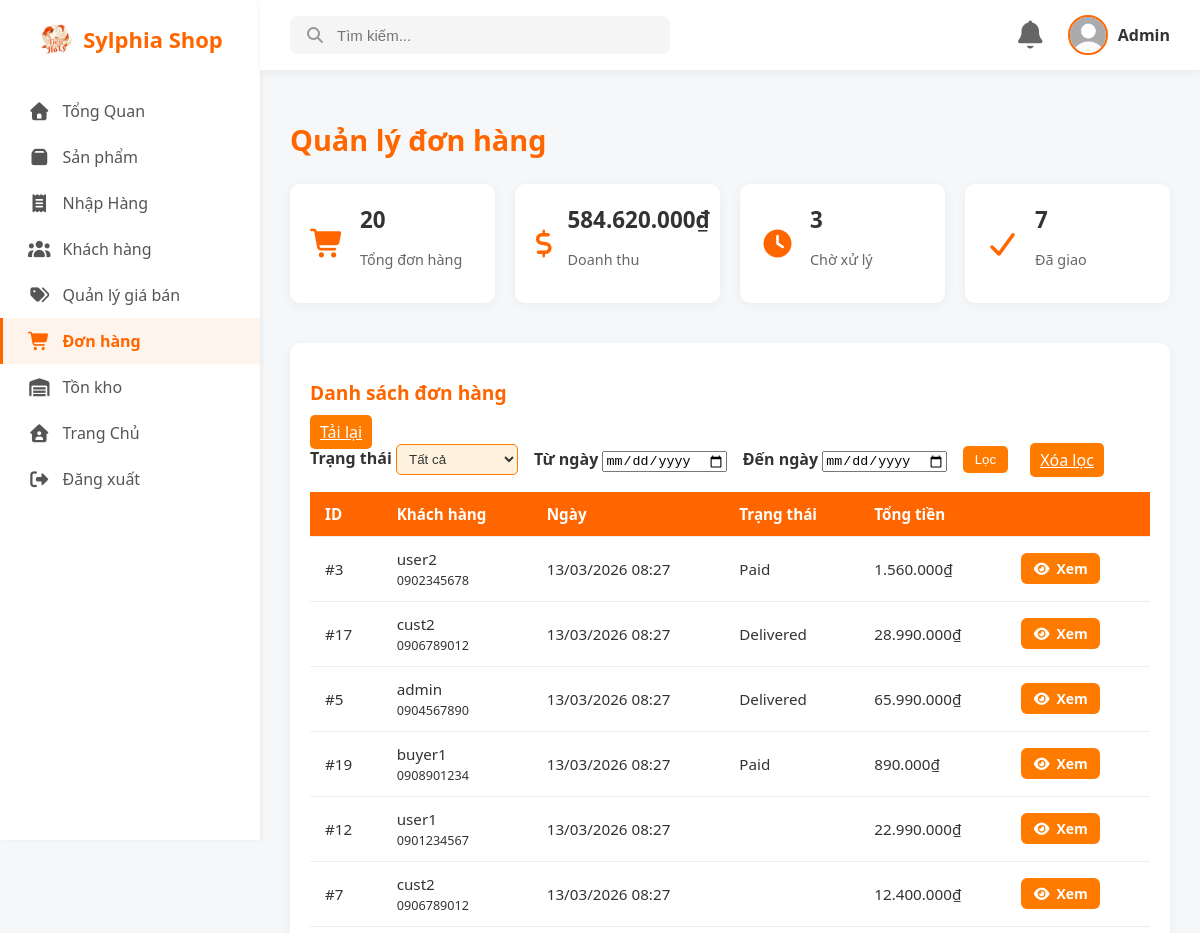
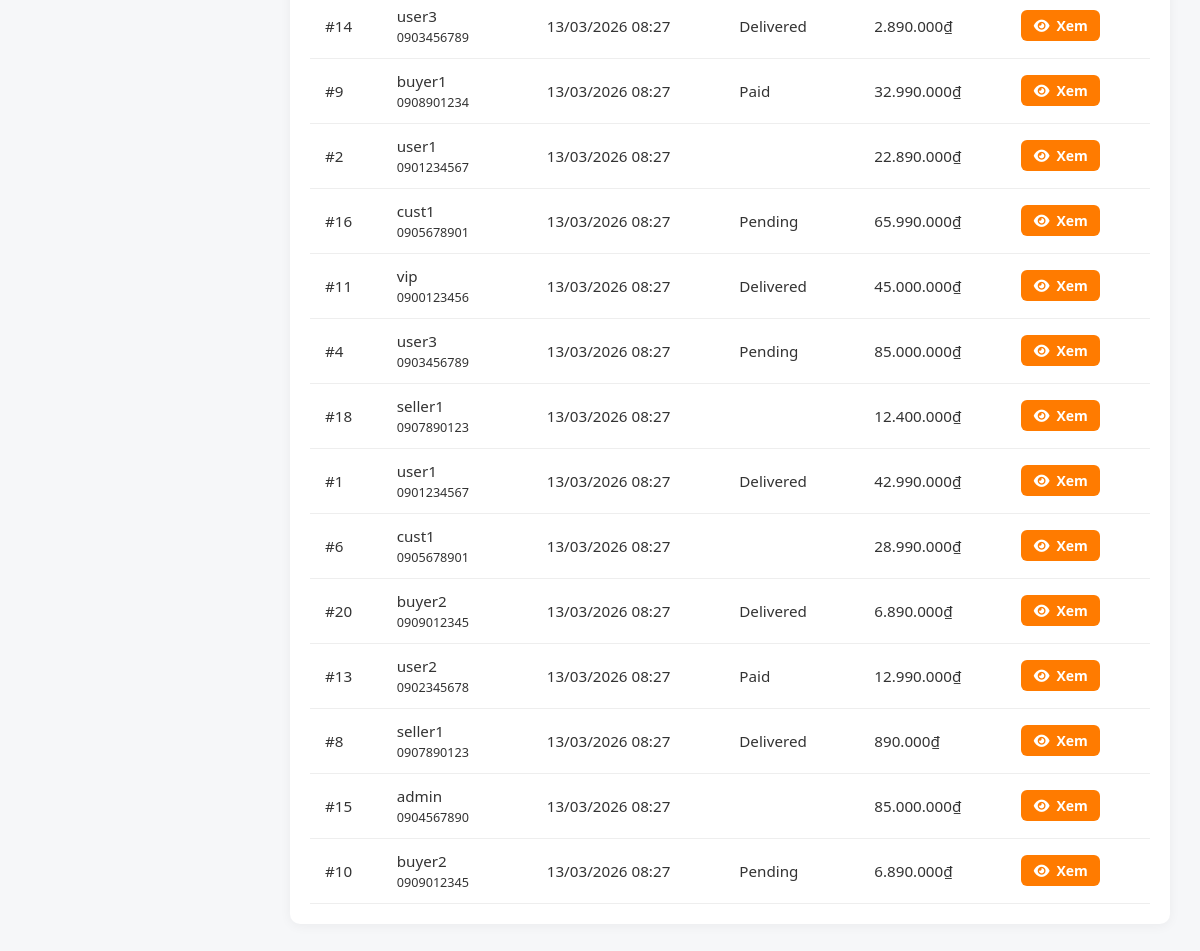
The page /admin/admin-QLDonHang.php (signed in) on the database its author committed (2 pictures, top to bottom).
### tables this page shows
CREATE TABLE IF NOT EXISTS `donhang` (
  `id` int(11) NOT NULL AUTO_INCREMENT,
  `user_id` int(11) NOT NULL,
  `tongtien` decimal(12,2) NOT NULL,
  `trangthai` enum('pending','paid','shipped','delivered') DEFAULT 'pending',
  `created_at` timestamp DEFAULT CURRENT_TIMESTAMP,
  PRIMARY KEY (`id`),
  FOREIGN KEY (`user_id`) REFERENCES `danh_sach_nguoi_dung`(`id`)
);

CREATE TABLE IF NOT EXISTS `danh_sach_nguoi_dung` (
  `id` int(11) NOT NULL AUTO_INCREMENT,
  `username` varchar(50) NOT NULL UNIQUE,
  `password` varchar(255) NOT NULL,
  `email` varchar(100) NOT NULL UNIQUE,
  `phonenumber` varchar(20) NOT NULL,
  `created_at` timestamp DEFAULT CURRENT_TIMESTAMP,
  PRIMARY KEY (`id`)
);

### includes/functions.php (called while the page is built, shortened)
<?php
function formatPrice($price) {
    return number_format($price, 0, ',', '.') . '₫';
}
?>

### admin/admin-QLDonHang.php (the view, shortened to what this page needs)
<?php
require_once __DIR__ . '/../api/auth.php';
$fromDate = $_GET['from'] ?? '';
$toDate = $_GET['to'] ?? '';
$search = $_GET['q'] ?? '';
$whereSql = '';
$sql = "SELECT d.*, u.username, u.email, u.phonenumber FROM donhang d JOIN danh_sach_nguoi_dung u ON d.user_id = u.id $whereSql ORDER BY d.created_at DESC LIMIT 200";
$stmt = $conn->prepare($sql);
$stmt->execute();
$orders = $stmt->get_result()->fetch_all(MYSQLI_ASSOC);
$stats = $conn->query("SELECT COUNT(*) as total, SUM(tongtien) as revenue FROM donhang")->fetch_assoc();
$statusCountsRes = $conn->query("SELECT trangthai, COUNT(*) as cnt FROM donhang GROUP BY trangthai");
$statusCounts = [];
while ($row = $statusCountsRes->fetch_assoc()) {
    $statusCounts[$row['trangthai']] = $row['cnt'];
}
function statusBadge($status) {
    $map = [
        'pending' => 'warning',
        'paid' => 'info',
        'shipping' => 'primary',
        'delivered' => 'success',
        'cancelled' => 'danger'
    ];
    $cls = $map[$status] ?? 'secondary';
    return "<span class=\"badge bg-$cls\">" . htmlspecialchars(ucfirst($status)) . "</span>";
}
?>
<!DOCTYPE html>
<html lang="vi">
<head>
  <link rel="stylesheet" href="../fontawesome-free-7.1.0-web/css/all.min.css" />
  <link rel="stylesheet" href="../css/admin.css" />
  <link rel="stylesheet" href="../css/admin-modal.css" />
</head>
<body>
  <div class="admin-layout">
    <aside class="sidebar">
      <div class="logo">
        <img src="../images/logo-web-removebg-preview.png" alt="Logo" />
        Sylphia Shop
      </div>
      <ul class="sidebar-menu">
        <li><a href="admin-TongQuan.php"><i class="fas fa-home"></i>Tổng Quan</a></li>
        <li><a href="admin-QLSP.php"><i class="fas fa-box"></i>Sản phẩm</a></li>
        <li><a href="admin-QLPhieuNH.php"><i class="fas fa-receipt"></i>Nhập Hàng</a></li>
        <li><a href="admin-QLKH.php"><i class="fas fa-users"></i>Khách hàng</a></li>
        <li><a href="admin-QLGia.php"><i class="fas fa-tags"></i>Quản lý giá bán</a></li>
        <li><a href="admin-QLDonHang.php" class="active"><i class="fas fa-shopping-cart"></i>Đơn hàng</a></li>
        <li><a href="admin-QLKho.php"><i class="fas fa-warehouse"></i>Tồn kho</a></li>
        <li><a href="../user/trangchu.php"><i class="fas fa-house-user"></i>Trang Chủ</a></li>
        <li><a href="admin-DangNhap.php"><i class="fas fa-sign-out-alt"></i>Đăng xuất</a></li>
      </ul>
    </aside>
    <div class="main-content">
      <div class="top-nav">
        <div class="search-bar">
          <i class="fas fa-search"></i>
          <form style="display:inline;" action="admin-QLDonHang.php" method="get">
            <input type="text" name="q" placeholder="Tìm kiếm..." value="<?php echo htmlspecialchars($search); ?>" />
          </form>
        </div>
        <div class="user-profile">
          <div class="notifications"><i class="fas fa-bell"></i></div>
          <img src="../images/avatar.jpg" alt="Admin" class="avatar" />
          <span class="admin-name">Admin</span>
        </div>
      </div>
      <div class="dashboard">
        <h1>Quản lý đơn hàng</h1>
        <div class="stats-grid">
          <div class="card">
            <i class="fas fa-shopping-cart"></i>
            <div>
              <h3><?php echo number_format($stats['total'] ?? 0); ?></h3>
              <p>Tổng đơn hàng</p>
            </div>
          </div>
          <div class="card">
            <i class="fas fa-dollar-sign"></i>
            <div>
              <h3><?php echo formatPrice($stats['revenue'] ?? 0); ?></h3>
              <p>Doanh thu</p>
            </div>
          </div>
          <div class="card">
            <i class="fas fa-clock"></i>
            <div>
              <h3><?php echo number_format($statusCounts['pending'] ?? 0); ?></h3>
              <p>Chờ xử lý</p>
            </div>
          </div>
          <div class="card">
            <i class="fas fa-check"></i>
            <div>
              <h3><?php echo number_format($statusCounts['delivered'] ?? 0); ?></h3>
              <p>Đã giao</p>
            </div>
          </div>
        </div>
        <div class="panel">
          <div class="panel-header d-flex justify-content-between align-items-center">
            <h2>Danh sách đơn hàng</h2>
            <a href="admin-QLDonHang.php" class="btn">Tải lại</a>
          </div>
          <div class="filter-box" style="display:flex; gap:1rem; flex-wrap:wrap; align-items:center;">
            <form method="get" style="display:flex; gap:1rem; flex-wrap:wrap; align-items:center;">
              <div>
                <label>Trạng thái</label>
                <select name="status">
                  <option value="">Tất cả</option>
                </select>
              </div>
              <div>
                <label>Từ ngày</label>
                <input type="date" name="from" value="<?php echo htmlspecialchars($fromDate); ?>" />
              </div>
              <div>
                <label>Đến ngày</label>
                <input type="date" name="to" value="<?php echo htmlspecialchars($toDate); ?>" />
              </div>
              <button class="btn" type="submit">Lọc</button>
              <a class="btn btn-secondary" href="admin-QLDonHang.php">Xóa lọc</a>
            </form>
          </div>
          <div class="table-responsive">
            <table class="manage-table">
              <thead>
                <tr>
                  <th>ID</th>
                  <th>Khách hàng</th>
                  <th>Ngày</th>
                  <th>Trạng thái</th>
                  <th>Tổng tiền</th>
                  <th></th>
                </tr>
              </thead>
              <tbody>
                <?php foreach ($orders as $order): ?>
                <tr>
                  <td>#<?php echo $order['id']; ?></td>
                  <td><?php echo htmlspecialchars($order['username']); ?> <br/><small><?php echo htmlspecialchars($order['phonenumber']); ?></small></td>
                  <td><?php echo date('d/m/Y H:i', strtotime($order['created_at'])); ?></td>
                  <td><?php echo statusBadge($order['trangthai']); ?></td>
                  <td><?php echo formatPrice($order['tongtien']); ?></td>
                  <td>
                    <a href="admin-QLDonHang.php?view=<?php echo $order['id']; ?>" class="btn"><i class="fas fa-eye"></i> Xem</a>
                  </td>
                </tr>
                <?php endforeach; ?>
              </tbody>
            </table>
          </div>
        </div>
      </div>
    </div>
  </div>
</body>
</html>

### css/admin.css (style rules this page uses)
body { font-family: "Segoe UI", Arial, sans-serif; margin: 0; background-color: #f6f7f9; color: #333; }
.admin-layout { display: flex; min-height: 100vh; }
.sidebar { width: 260px; background-color: #fff; box-shadow: 2px 0 6px rgba(0, 0, 0, 0.05); padding: 20px 0; display: flex; flex-direction: column; position: fixed; top: 0; left: 0; height: 100vh; z-index: 999; overflow-y: auto; }
.sidebar .logo { display: flex; align-items: center; justify-content: center; font-weight: 700; font-size: 22px; color: #ff6600; margin-bottom: 30px; }
.sidebar .logo img { width: 38px; height: 38px; margin-right: 8px; }
.sidebar-menu { list-style: none; padding: 0; margin: 0; }
.sidebar-menu a { display: flex; align-items: center; padding: 12px 25px; color: #555; text-decoration: none; border-left: 3px solid transparent; transition: 0.25s; }
.sidebar-menu a:hover, .sidebar-menu a.active { background-color: #fff4ec; color: #ff6600; border-left-color: #ff6600; font-weight: 600; }
.sidebar-menu a i { margin-right: 12px; font-size: 18px; }
.main-content { flex: 1; display: flex; flex-direction: column; margin-left: 260px; }
.top-nav { background: white; padding: 15px 30px; display: flex; justify-content: space-between; align-items: center; border-bottom: 1px solid #eee; box-shadow: 0 2px 8px rgba(0, 0, 0, 0.05); position: sticky; top: 0; z-index: 1000; }
.search-bar { display: flex; align-items: center; background: #f5f5f5; border-radius: 8px; padding: 8px 15px; width: 350px; }
.search-bar input { border: none; background: transparent; outline: none; flex: 1; font-size: 15px; }
.search-bar i { color: #999; margin-right: 10px; }
.user-profile { display: flex; align-items: center; }
.notifications { display: inline-block; cursor: pointer; }
.notifications i { font-size: 28px; color: #666; transition: color 0.3s, transform 0.2s; margin-right: 20px; }
.avatar { width: 36px; height: 36px; border-radius: 50%; margin-right: 10px; border: 2px solid #ff6600; }
.admin-name { font-weight: 600; }
.dashboard { padding: 30px; }
.dashboard h1 { font-size: 1.8rem; margin-bottom: 25px; color: #ff6600; }
.stats-grid { display: grid; grid-template-columns: repeat(auto-fit, minmax(200px, 1fr)); gap: 20px; margin-bottom: 40px; }
.card { background: white; padding: 20px; border-radius: 10px; box-shadow: 0 2px 12px rgba(0, 0, 0, 0.05); display: flex; align-items: center; gap: 15px; transition: transform 0.2s ease; }
.card i { font-size: 28px; color: #ff6600; }
.card h3 { margin: 0; font-size: 1.4rem; color: #333; }
.card p { color: #666; font-size: 0.9rem; }
.panel { background: white; border-radius: 10px; padding: 20px; box-shadow: 0 2px 12px rgba(0, 0, 0, 0.05); margin-bottom: 20px; }
.panel h2 { margin-bottom: 15px; color: #ff6600; font-size: 1.2rem; }
table { width: 100%; border-collapse: collapse; font-size: 0.95rem; margin-top: 20px; }
thead { background-color: #ff6600; color: white; }
th, td { padding: 12px 15px; border-bottom: 1px solid #eee; text-align: left; }
.btn { border: none; background: #f3f3f3; color: #555; padding: 6px 10px; border-radius: 6px; cursor: pointer; margin-right: 6px; transition: 0.25s; }
.manage-table { width: 100%; border-collapse: collapse; margin-top: 10px; }
.manage-table th, .manage-table td { padding: 12px 15px; text-align: left; border-bottom: 1px solid #eee; }
.manage-table thead { background-color: #ff6600; color: white; }
.manage-form a, .manage-table a { display: inline-flex; align-items: center; gap: 6px; padding: 6.5px 16px; font-weight: 600; border-radius: 6px; background-color: #ff6600; color: white; text-decoration: none; cursor: pointer; transition: 0.25s; }

### css/admin-modal.css (style rules this page uses)
.filter-box { display: flex; flex-wrap: wrap; gap: 10px; align-items: center; margin-bottom: 15px; }
.filter-box label { font-weight: bold; }
.filter-box select { padding: 6px 8px; border: 1px solid #ff7b00; border-radius: 5px; background-color: #fff3e0; color: #333; cursor: pointer; transition: all 0.2s; }
.filter-box button { background-color: #ff7b00; color: #fff; padding: 6px 12px; border: none; border-radius: 5px; cursor: pointer; transition: background-color 0.2s; }
.btn { background-color: #ff7b00; color: white; padding: 6px 10px; border: none; border-radius: 5px; cursor: pointer; transition: 0.2s; }
.manage-table .btn, .tables .btn { display: inline-flex; align-items: center; gap: 6px; padding: 6px 12px; font-weight: 600; border-radius: 6px; background-color: #ff7b00; color: #fff; cursor: pointer; text-decoration: none; border: none; font-size: 14px; }

### rows shown on the page
donhang: id "3", user.username "user2", user.phonenumber "0902345678", created_at "13/03/2026 08:27", trangthai "Paid", tongtien "1.560.000₫"
donhang: id "17", user.username "cust2", user.phonenumber "0906789012", created_at "13/03/2026 08:27", trangthai "Delivered", tongtien "28.990.000₫"
donhang: id "5", user.username "admin", user.phonenumber "0904567890", created_at "13/03/2026 08:27", trangthai "Delivered", tongtien "65.990.000₫"
donhang: id "19", user.username "buyer1", user.phonenumber "0908901234", created_at "13/03/2026 08:27", trangthai "Paid", tongtien "890.000₫"
donhang: id "12", user.username "user1", user.phonenumber "0901234567", created_at "13/03/2026 08:27", tongtien "22.990.000₫"
donhang: id "7", user.username "cust2", user.phonenumber "0906789012", created_at "13/03/2026 08:27", tongtien "12.400.000₫"
donhang: id "14", user.username "user3", user.phonenumber "0903456789", created_at "13/03/2026 08:27", trangthai "Delivered", tongtien "2.890.000₫"
donhang: id "9", user.username "buyer1", user.phonenumber "0908901234", created_at "13/03/2026 08:27", trangthai "Paid", tongtien "32.990.000₫"
donhang: id "2", user.username "user1", user.phonenumber "0901234567", created_at "13/03/2026 08:27", tongtien "22.890.000₫"
donhang: id "16", user.username "cust1", user.phonenumber "0905678901", created_at "13/03/2026 08:27", trangthai "Pending", tongtien "65.990.000₫"
donhang: id "11", user.username "vip", user.phonenumber "0900123456", created_at "13/03/2026 08:27", trangthai "Delivered", tongtien "45.000.000₫"
donhang: id "4", user.username "user3", user.phonenumber "0903456789", created_at "13/03/2026 08:27", trangthai "Pending", tongtien "85.000.000₫"
donhang: id "18", user.username "seller1", user.phonenumber "0907890123", created_at "13/03/2026 08:27", tongtien "12.400.000₫"
donhang: id "1", user.username "user1", user.phonenumber "0901234567", created_at "13/03/2026 08:27", trangthai "Delivered", tongtien "42.990.000₫"
donhang: id "6", user.username "cust1", user.phonenumber "0905678901", created_at "13/03/2026 08:27", tongtien "28.990.000₫"
donhang: id "20", user.username "buyer2", user.phonenumber "0909012345", created_at "13/03/2026 08:27", trangthai "Delivered", tongtien "6.890.000₫"
donhang: id "13", user.username "user2", user.phonenumber "0902345678", created_at "13/03/2026 08:27", trangthai "Paid", tongtien "12.990.000₫"
donhang: id "8", user.username "seller1", user.phonenumber "0907890123", created_at "13/03/2026 08:27", trangthai "Delivered", tongtien "890.000₫"
donhang: id "15", user.username "admin", user.phonenumber "0904567890", created_at "13/03/2026 08:27", tongtien "85.000.000₫"
donhang: id "10", user.username "buyer2", user.phonenumber "0909012345", created_at "13/03/2026 08:27", trangthai "Pending", tongtien "6.890.000₫"

### other values the page prints
$stats['total'] "20"
formatPrice($stats['revenue'] ?? 0) "584.620.000₫"
$statusCounts['pending'] "3"
$statusCounts['delivered'] "7"
